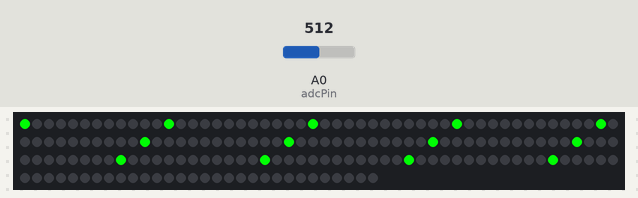
Recording of a sketch running on a simulated Arduino Uno, built with avr-gcc and run on an emulated ATmega328P. On the bench: 180 RGB LEDs in strip order, left to right, continuing on the next row. The inputs (shaded band) are chosen by the test bench; at power-on: A0 (adcPin) = 512. Dim RGB values are drawn brighter than linear.

Above: at 1.2 s.
1.3 s: A0 (adcPin) set to 54
4.0 s: A0 (adcPin) set to 0
6.8 s: A0 (adcPin) set to 16
12.0 s: A0 (adcPin) set to 74
15.0 s: A0 (adcPin) set to 1023
At 15.73 s:
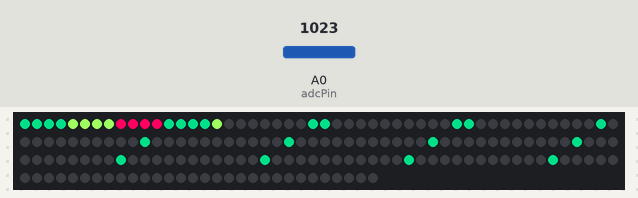
17.7 s: A0 (adcPin) set to 900
At 20.5 s:
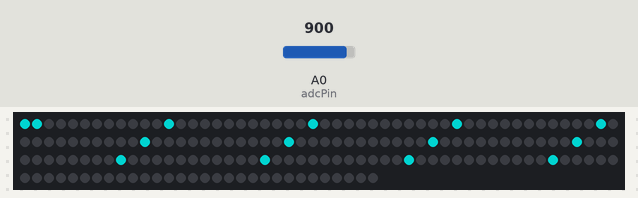

The sketch:

PAVO_UNO_1.ino
```cpp
// Include files for libraries
#include "fix_fft.h"
#include "LPD8806.h"
#include "SPI.h"

// Solid, bright colors (Full Intensity)
#define COLOR_WHITE   strip.Color(127,127,127)
#define COLOR_RED     strip.Color(127,0,0)
#define COLOR_GREEN   strip.Color(0,127,0)
#define COLOR_BLUE    strip.Color(0,0,127)
#define COLOR_CYAN    strip.Color(0,127,127)
#define COLOR_YELLOW  strip.Color(127,127,0)
#define COLOR_PURPLE  strip.Color(127,0,127)

// Solid, dim colors (Half Intensity)
#define DIM_WHITE     strip.Color(63,63,63)
#define DIM_RED       strip.Color(63,0,0)
#define DIM_GREEN     strip.Color(0,63,0)
#define DIM_BLUE      strip.Color(0,0,63)
#define DIM_CYAN      strip.Color(0,63,63)
#define DIM_YELLOW    strip.Color(63,63,0)
#define DIM_PURPLE    strip.Color(63,0,63)

// Fading bright colors (you can make other ones if you follow the pattern I've demonstrated here:
// c starts at 0 and rises to 127, and then goes back to zero again)
#define FADE_B2G      strip.Color(0,c,(127-c))
#define FADE_G2B      strip.Color(0,(127-c),c)
#define FADE_Y2C      strip.Color((127-c),127,c)
#define FADE_C2Y      strip.Color(c,127,(127-c))
#define FADE_R2P      strip.Color(127,0,c)
#define FADE_P2R      strip.Color(127,0(127-c))

// Fading dim colors used for the negative space. Dim colors fade on a different scale which is why these are
// divided by 8. You could make them even dimmer by dividing by 16 and using 8 instead of 15.
/*
#define DIM_B2G      strip.Color(0,(c/8),(15-(c/8)))
#define DIM_G2B      strip.Color(0,(15-(c/8)),(c/8))
#define DIM_Y2C      strip.Color((15-(c/8)),15,(c/8))
#define DIM_C2Y      strip.Color((c/8),15,(15-(c/8)))
#define DIM_R2P      strip.Color(15,0,(c/8))
#define DIM_P2R      strip.Color(15,0(15-(c/8)))
*/

// This is a quick and ditry way to turn all dim colors to OFF (as requested by Alan)
// Comment this block out and uncomment one of the other DIM blocks to go back to dim negative space
#define DIM_B2G     0
#define DIM_G2B     0
#define DIM_Y2C     0
#define DIM_C2Y     0
#define DIM_R2P     0
#define DIM_P2R     0

// These are sort-of-dim fading colors. Not curently being used in the visualization.
#define MID_B2G      strip.Color(0,(c/2),(63-(c/2)))
#define MID_G2B      strip.Color(0,(63-(c/2)),(c/2))
#define MID_Y2C      strip.Color((63-(c/2)),63,(c/2))
#define MID_C2Y      strip.Color((c/2),63,(63-(c/2)))
#define MID_R2P      strip.Color(63,0,(c/2))
#define MID_P2R      strip.Color(63,0(63-(c/2)))


// Total number of RGB LED triplets (180 for our application)
int nLEDs = 180;

// Chose 2 pins for output; can be any valid output pins:
int dataPin  = 2;
int clockPin = 3;

// First parameter is the number of LEDs in the strand.  The LED strips
// are 32 LEDs per meter but you can extend or cut the strip.  Next two
// parameters are SPI data and clock pins:
LPD8806 strip = LPD8806(nLEDs, dataPin, clockPin);

// Arrays used for FFT
char im[128];          //Imaginary values, used in calculation
char data[128];        //Output of FFT, only the first 64 values are populated (the rest is used in calculation)
char shortdata[13];    //Output of FFT squished into 13 values via averaging

// Define Pins
int adcPin = 0;

// Counters used in colour fading
int c;
boolean c_rising;

void setup()
{
  //Initialize LPD strip object
  strip.begin();
  //Intitialize serial communication for output testing
  Serial.begin(9600);
  //Clear all LEDs
  strip.show();
  //Set the fade variable to start rising
  c_rising = true;
}

void loop()
{
  // This is an approximate sine wave, used for testing
  // When I tested with it, I didn't get a lot of response
  // but that was before I knew that the FFT only returns 0-15ish magnitude
  /*
  int sine256[]  = {
  127,130,133,136,139,143,146,149,152,155,158,161,164,167,170,173,176,178,181,184,187,190,192,195,198,200,203,205,208,210,212,215,217,219,221,223,225,227,229,231,233,234,236,238,239,240,
  242,243,244,245,247,248,249,249,250,251,252,252,253,253,253,254,254,254,254,254,254,254,253,253,253,252,252,251,250,249,249,248,247,245,244,243,242,240,239,238,236,234,233,231,229,227,225,223,
  221,219,217,215,212,210,208,205,203,200,198,195,192,190,187,184,181,178,176,173,170,167,164,161,158,155,152,149,146,143,139,136,133,130,127,124,121,118,115,111,108,105,102,99,96,93,90,87,84,81,78,
  76,73,70,67,64,62,59,56,54,51,49,46,44,42,39,37,35,33,31,29,27,25,23,21,20,18,16,15,14,12,11,10,9,7,6,5,5,4,3,2,2,1,1,1,0,0,0,0,0,0,0,1,1,1,2,2,3,4,5,5,6,7,9,10,11,12,14,15,16,18,20,21,23,25,27,29,31,
  33,35,37,39,42,44,46,49,51,54,56,59,62,64,67,70,73,76,78,81,84,87,90,93,96,99,102,105,108,111,115,118,121,124

};
  */

  // FFT Code starts here
  // Variables used in timing and calculation:
  int static i = 0;
  static long tt;
  int val;
  int x=0;

  // As often as possible:
   if (millis() > tt)
   {
     // Get 128 samples from the analog pin
      if (i < 128)
      {
        // Store the analog pin value in "val"
        val = analogRead(adcPin);
        // Here we scale it so we can have a low voltage input
        val = val*5;

        //Uncomment the line below to print the ADC value to the serial monitor
        // Serial.println(val);

        // Prepare the data for FFT
        data[i] = val / 4 - 128;
        im[i] = 0;
        i++;

      }
      // Once 128 samples have been gathered,
      else
      {
        //Run the FFT
        fix_fft(data,im,7,0);

        // Get the absolute value of each data element
        for (i=0; i< 64;i++){
           data[i] = sqrt(data[i] * data[i] + im[i] * im[i]);
        }

        // Reduce the data down to 13 bars
        // Average 5 bars of the 64 (ignore data[0] because it's noisy)
        shortdata[0] = (data[1] + data[2] + data[3] + data[4] + data[5])/5;
        shortdata[1] = (data[6] + data[7] + data[8] + data[9] + data[10])/5;
        shortdata[2] = (data[11] + data[12] + data[13] + data[14] + data[15])/5;
        shortdata[3] = (data[16] + data[17] + data[18] + data[19] + data[20])/5;
        shortdata[4] = (data[21] + data[22] + data[23] + data[24] + data[25])/5;
        shortdata[5] = (data[26] + data[27] + data[28] + data[29] + data[30])/5;
        shortdata[6] = (data[31] + data[32] + data[33] + data[34] + data[35])/5;
        shortdata[7] = (data[36] + data[37] + data[38] + data[39] + data[40])/5;
        shortdata[8] = (data[41] + data[42] + data[43] + data[44] + data[45])/5;
        shortdata[9] = (data[46] + data[47] + data[48] + data[49] + data[50])/5;
        shortdata[10] = (data[51] + data[52] + data[53] + data[54] + data[55])/5;
        shortdata[11] = (data[56] + data[57] + data[58] + data[59] + data[60])/5;
        shortdata[12] = (data[61] + data[62] + data[63])/3;

        // Scale all but the first bar (as requested by Isabel)
        // You can tweak the value for different results
        for(i=1;i<13;i++)
        {
          shortdata[i] = shortdata[i]*1.3;
        }


          // This block is used for printing out all 13 bars of FFT output with colons separating them
          // It's commented out for now because I thought it might be slowing down the lights
         /*
          Serial.print(" : ");
          Serial.print((int)shortdata[0]);
          Serial.print(" : ");
          Serial.print((int)shortdata[1]);
          Serial.print(" : ");
          Serial.print((int)shortdata[2]);
          Serial.print(" : ");
          Serial.print((int)shortdata[3]);
          Serial.print(" : ");
          Serial.print((int)shortdata[4]);
          Serial.print(" : ");
          Serial.print((int)shortdata[5]);
          Serial.print(" : ");
          Serial.print((int)shortdata[6]);
          Serial.print(" : ");
          Serial.print((int)shortdata[7]);
          Serial.print(" : ");
          Serial.print((int)shortdata[8]);
          Serial.print(" : ");
          Serial.print((int)shortdata[9]);
          Serial.print(" : ");
          Serial.print((int)shortdata[10]);
          Serial.print(" : ");
          Serial.print((int)shortdata[11]);
          Serial.print(" : ");
          Serial.print((int)shortdata[12]);
          Serial.println(" ");
      */

        // 180 / 13 = 13.85 LED triplets per bar
        // However, strip can only be cut into groups of two, so
	// 12 LED triplets per bar will be used

        // Manage color fading variables
        // Increment c until it hits 127
	if(c_rising && c < 127)
	{
		c++;
	}
        // At which point start dropping it back to zero
	else if(c >= 127)
	{
		c--;
		c_rising = false;
	}
        // Decrement c until it hits zero
	if(!c_rising && c > 0)
	{
		c--;
	}
        // At which point start raising it toward 127 again
	else if(c <= 0)
	{
		c++;
		c_rising = true;
	}


        // For each bar,
        for(int i=0; i < 13 ; i++)
        {
          // For each of these 'if' statements, you can change the value to
          // assign different cutoff values for the segments of light
          if(shortdata[i] < 1)
          {
		// Turn on one LED triplet
	        strip.setPixelColor(12*i,FADE_G2B);
		strip.setPixelColor(12*i+1,DIM_G2B);
		strip.setPixelColor(12*i+2,DIM_G2B);
		strip.setPixelColor(12*i+3,DIM_G2B);
		strip.setPixelColor(12*i+4,DIM_Y2C);
		strip.setPixelColor(12*i+5,DIM_Y2C);
		strip.setPixelColor(12*i+6,DIM_Y2C);
		strip.setPixelColor(12*i+7,DIM_Y2C);
		strip.setPixelColor(12*i+8,DIM_R2P);
		strip.setPixelColor(12*i+9,DIM_R2P);
		strip.setPixelColor(12*i+10,DIM_R2P);
		strip.setPixelColor(12*i+11,DIM_R2P);
          }
          else if(shortdata[i] < 2)
          {
                // Turn on two LED triplets
	        strip.setPixelColor(12*i,FADE_G2B);
		strip.setPixelColor(12*i+1,FADE_G2B);
		strip.setPixelColor(12*i+2,DIM_G2B);
		strip.setPixelColor(12*i+3,DIM_G2B);
		strip.setPixelColor(12*i+4,DIM_Y2C);
		strip.setPixelColor(12*i+5,DIM_Y2C);
		strip.setPixelColor(12*i+6,DIM_Y2C);
		strip.setPixelColor(12*i+7,DIM_Y2C);
		strip.setPixelColor(12*i+8,DIM_R2P);
		strip.setPixelColor(12*i+9,DIM_R2P);
		strip.setPixelColor(12*i+10,DIM_R2P);
		strip.setPixelColor(12*i+11,DIM_R2P);
          }
          else if(shortdata[i] < 4)
          {
                // Turn on three LED triplets
	        strip.setPixelColor(12*i,FADE_G2B);
		strip.setPixelColor(12*i+1,FADE_G2B);
		strip.setPixelColor(12*i+2,FADE_G2B);
		strip.setPixelColor(12*i+3,DIM_G2B);
		strip.setPixelColor(12*i+4,DIM_Y2C);
		strip.setPixelColor(12*i+5,DIM_Y2C);
		strip.setPixelColor(12*i+6,DIM_Y2C);
		strip.setPixelColor(12*i+7,DIM_Y2C);
		strip.setPixelColor(12*i+8,DIM_R2P);
		strip.setPixelColor(12*i+9,DIM_R2P);
		strip.setPixelColor(12*i+10,DIM_R2P);
		strip.setPixelColor(12*i+11,DIM_R2P);
          }
          else if(shortdata[i] < 5)
          {
                // Turn on four LED triplets
	        strip.setPixelColor(12*i,FADE_G2B);
		strip.setPixelColor(12*i+1,FADE_G2B);
		strip.setPixelColor(12*i+2,FADE_G2B);
		strip.setPixelColor(12*i+3,FADE_G2B);
		strip.setPixelColor(12*i+4,DIM_Y2C);
		strip.setPixelColor(12*i+5,DIM_Y2C);
		strip.setPixelColor(12*i+6,DIM_Y2C);
		strip.setPixelColor(12*i+7,DIM_Y2C);
		strip.setPixelColor(12*i+8,DIM_R2P);
		strip.setPixelColor(12*i+9,DIM_R2P);
		strip.setPixelColor(12*i+10,DIM_R2P);
		strip.setPixelColor(12*i+11,DIM_R2P);
          }
          else if(shortdata[i] < 6)
          {
                // Turn on five LED triplets
	        strip.setPixelColor(12*i,FADE_G2B);
		strip.setPixelColor(12*i+1,FADE_G2B);
		strip.setPixelColor(12*i+2,FADE_G2B);
		strip.setPixelColor(12*i+3,FADE_G2B);
		strip.setPixelColor(12*i+4,FADE_Y2C);
		strip.setPixelColor(12*i+5,DIM_Y2C);
		strip.setPixelColor(12*i+6,DIM_Y2C);
		strip.setPixelColor(12*i+7,DIM_Y2C);
		strip.setPixelColor(12*i+8,DIM_R2P);
		strip.setPixelColor(12*i+9,DIM_R2P);
		strip.setPixelColor(12*i+10,DIM_R2P);
		strip.setPixelColor(12*i+11,DIM_R2P);
          }
          else if(shortdata[i] < 7)
          {
                // Turn on six LED triplets
	        strip.setPixelColor(12*i,FADE_G2B);
		strip.setPixelColor(12*i+1,FADE_G2B);
		strip.setPixelColor(12*i+2,FADE_G2B);
		strip.setPixelColor(12*i+3,FADE_G2B);
		strip.setPixelColor(12*i+4,FADE_Y2C);
		strip.setPixelColor(12*i+5,FADE_Y2C);
		strip.setPixelColor(12*i+6,DIM_Y2C);
		strip.setPixelColor(12*i+7,DIM_Y2C);
		strip.setPixelColor(12*i+8,DIM_R2P);
		strip.setPixelColor(12*i+9,DIM_R2P);
		strip.setPixelColor(12*i+10,DIM_R2P);
		strip.setPixelColor(12*i+11,DIM_R2P);
          }
          else if(shortdata[i] < 8)
          {
                // Turn on seven LED triplets
	        strip.setPixelColor(12*i,FADE_G2B);
		strip.setPixelColor(12*i+1,FADE_G2B);
		strip.setPixelColor(12*i+2,FADE_G2B);
		strip.setPixelColor(12*i+3,FADE_G2B);
		strip.setPixelColor(12*i+4,FADE_Y2C);
		strip.setPixelColor(12*i+5,FADE_Y2C);
		strip.setPixelColor(12*i+6,FADE_Y2C);
		strip.setPixelColor(12*i+7,DIM_Y2C);
		strip.setPixelColor(12*i+8,DIM_R2P);
		strip.setPixelColor(12*i+9,DIM_R2P);
		strip.setPixelColor(12*i+10,DIM_R2P);
		strip.setPixelColor(12*i+11,DIM_R2P);
          }
          else if(shortdata[i] < 9)
          {
                // Turn on eight LED triplets
	        strip.setPixelColor(12*i,FADE_G2B);
		strip.setPixelColor(12*i+1,FADE_G2B);
		strip.setPixelColor(12*i+2,FADE_G2B);
		strip.setPixelColor(12*i+3,FADE_G2B);
		strip.setPixelColor(12*i+4,FADE_Y2C);
		strip.setPixelColor(12*i+5,FADE_Y2C);
		strip.setPixelColor(12*i+6,FADE_Y2C);
		strip.setPixelColor(12*i+7,FADE_Y2C);
		strip.setPixelColor(12*i+8,DIM_R2P);
		strip.setPixelColor(12*i+9,DIM_R2P);
		strip.setPixelColor(12*i+10,DIM_R2P);
		strip.setPixelColor(12*i+11,DIM_R2P);
          }
          else if(shortdata[i] < 10)
          {
                // Turn on nine LED triplets
	        strip.setPixelColor(12*i,FADE_G2B);
		strip.setPixelColor(12*i+1,FADE_G2B);
		strip.setPixelColor(12*i+2,FADE_G2B);
		strip.setPixelColor(12*i+3,FADE_G2B);
		strip.setPixelColor(12*i+4,FADE_Y2C);
		strip.setPixelColor(12*i+5,FADE_Y2C);
		strip.setPixelColor(12*i+6,FADE_Y2C);
		strip.setPixelColor(12*i+7,FADE_Y2C);
		strip.setPixelColor(12*i+8,FADE_R2P);
		strip.setPixelColor(12*i+9,DIM_R2P);
		strip.setPixelColor(12*i+10,DIM_R2P);
		strip.setPixelColor(12*i+11,DIM_R2P);
          }
          else if(shortdata[i] < 11)
          {
             // Turn on ten LED triplets
	        strip.setPixelColor(12*i,FADE_G2B);
		strip.setPixelColor(12*i+1,FADE_G2B);
		strip.setPixelColor(12*i+2,FADE_G2B);
		strip.setPixelColor(12*i+3,FADE_G2B);
		strip.setPixelColor(12*i+4,FADE_Y2C);
		strip.setPixelColor(12*i+5,FADE_Y2C);
		strip.setPixelColor(12*i+6,FADE_Y2C);
		strip.setPixelColor(12*i+7,FADE_Y2C);
		strip.setPixelColor(12*i+8,FADE_R2P);
		strip.setPixelColor(12*i+9,FADE_R2P);
		strip.setPixelColor(12*i+10,DIM_R2P);
		strip.setPixelColor(12*i+11,DIM_R2P);
          }
          else if(shortdata[i] < 12)

          {
                // Turn on eleven LED triplets
	        strip.setPixelColor(12*i,FADE_G2B);
		strip.setPixelColor(12*i+1,FADE_G2B);
		strip.setPixelColor(12*i+2,FADE_G2B);
		strip.setPixelColor(12*i+3,FADE_G2B);
		strip.setPixelColor(12*i+4,FADE_Y2C);
		strip.setPixelColor(12*i+5,FADE_Y2C);
		strip.setPixelColor(12*i+6,FADE_Y2C);
		strip.setPixelColor(12*i+7,FADE_Y2C);
		strip.setPixelColor(12*i+8,FADE_R2P);
		strip.setPixelColor(12*i+9,FADE_R2P);
		strip.setPixelColor(12*i+10,FADE_R2P);
		strip.setPixelColor(12*i+11,DIM_R2P);
          }
          else
          {
                // Turn on ALL LED triplets
	        strip.setPixelColor(12*i,FADE_G2B);
		strip.setPixelColor(12*i+1,FADE_G2B);
		strip.setPixelColor(12*i+2,FADE_G2B);
		strip.setPixelColor(12*i+3,FADE_G2B);
		strip.setPixelColor(12*i+4,FADE_Y2C);
		strip.setPixelColor(12*i+5,FADE_Y2C);
		strip.setPixelColor(12*i+6,FADE_Y2C);
		strip.setPixelColor(12*i+7,FADE_Y2C);
		strip.setPixelColor(12*i+8,FADE_R2P);
		strip.setPixelColor(12*i+9,FADE_R2P);
		strip.setPixelColor(12*i+10,FADE_R2P);
		strip.setPixelColor(12*i+11,FADE_R2P);
          }
        }
        // After all the changes have been made, update the strip
        // You MUST have this line in order for the strip to update
        strip.show();
      }

    // This is a timing thingy, don't touch plz
    tt = millis();
   }
}
```

Measured:
- after the input at 15.0 s, the LEDs: first change after 0.25 s (image 1 shows a later state)
- after the input at 17.7 s, the LEDs: first differ from a run without the input after 0.42 s (image 2 shows a later state)
